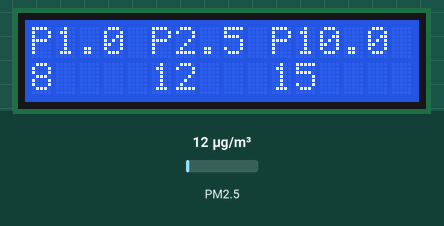
Bench run of a sketch on a simulated Arduino Uno, built with avr-gcc and run on an emulated ATmega328P. Shown: 16×2 character LCD. The inputs (shaded band) are chosen by the test bench; at power-on: PM2.5 12 µg/m³.

Above: at 1.2 s.
1.3 s: PM2.5 set to 6 µg/m³
At 3.7 s:
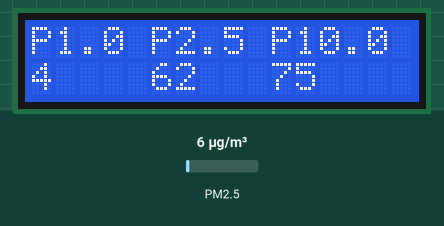
4.1 s: PM2.5 set to 75 µg/m³
At 5.6 s:
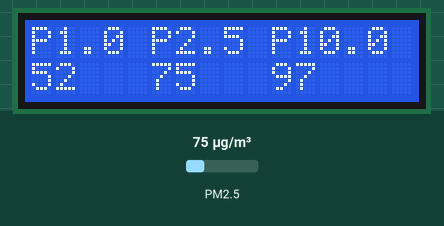
6.9 s: PM2.5 set to 150 µg/m³
At 9.6 s:
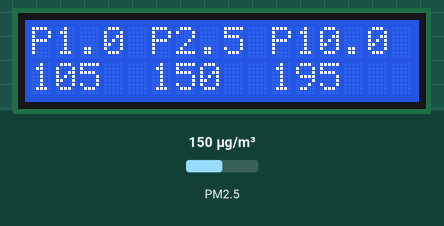
Timing chart, 0 to 11.1 s (numbered marks = the images above; inputs shaded):
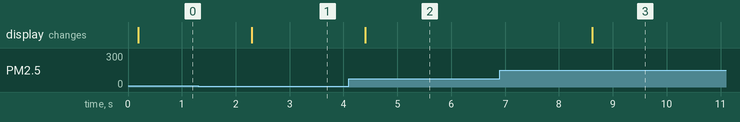

The sketch:

005_PMS7003_1602LCD.ino
```cpp
#include <Wire.h>  //LCD
#include <LiquidCrystal_I2C.h> //LCD

#include "PMS.h" //미세먼지
#include <SoftwareSerial.h> //미세먼지

//미세먼지센서 관련
SoftwareSerial nockanda(2,3); //tx=2, rx=3
PMS pms(nockanda);
PMS::DATA data;

//LCD관련
LiquidCrystal_I2C lcd(0x27,16,2);

void setup()
{
  Serial.begin(9600);   //PC-아두이노간
  nockanda.begin(9600);  //미세먼지-아두이노간
  pms.passiveMode();    // 패시브모드

  lcd.init(); //LCD시작
  lcd.backlight(); //LCD백라이트 켜기

  //첫번째줄 데이터 제목
  lcd.setCursor(0,0);
  lcd.print("P1.0");
  lcd.setCursor(5,0);
  lcd.print("P2.5");
  lcd.setCursor(10,0);
  lcd.print("P10.0");
}

void loop()
{
  pms.requestRead();

  if (pms.readUntil(data))
  {
    //두번째줄 값 출력
    lcd.setCursor(0,1);
    lcd.print(data.PM_AE_UG_1_0); //미세먼지 PM1.0(먼지크기)
    lcd.setCursor(5,1);
    lcd.print(data.PM_AE_UG_2_5); //미세먼지 PM2.5(먼지크기)
    lcd.setCursor(10,1);
    lcd.print(data.PM_AE_UG_10_0); //미세먼지 PM10.0(먼지크기)
  }
  else
  {
    lcd.print("NO DATA");
  }

  delay(2000);
}
```

Measured:
- after the input at 1.3 s, the display: changes after 0.99 s (image 1)
- after the input at 4.1 s, the display: changes after 0.30 s (image 2)
- after the input at 6.9 s, the display: changes after 1.7 s (image 3)
